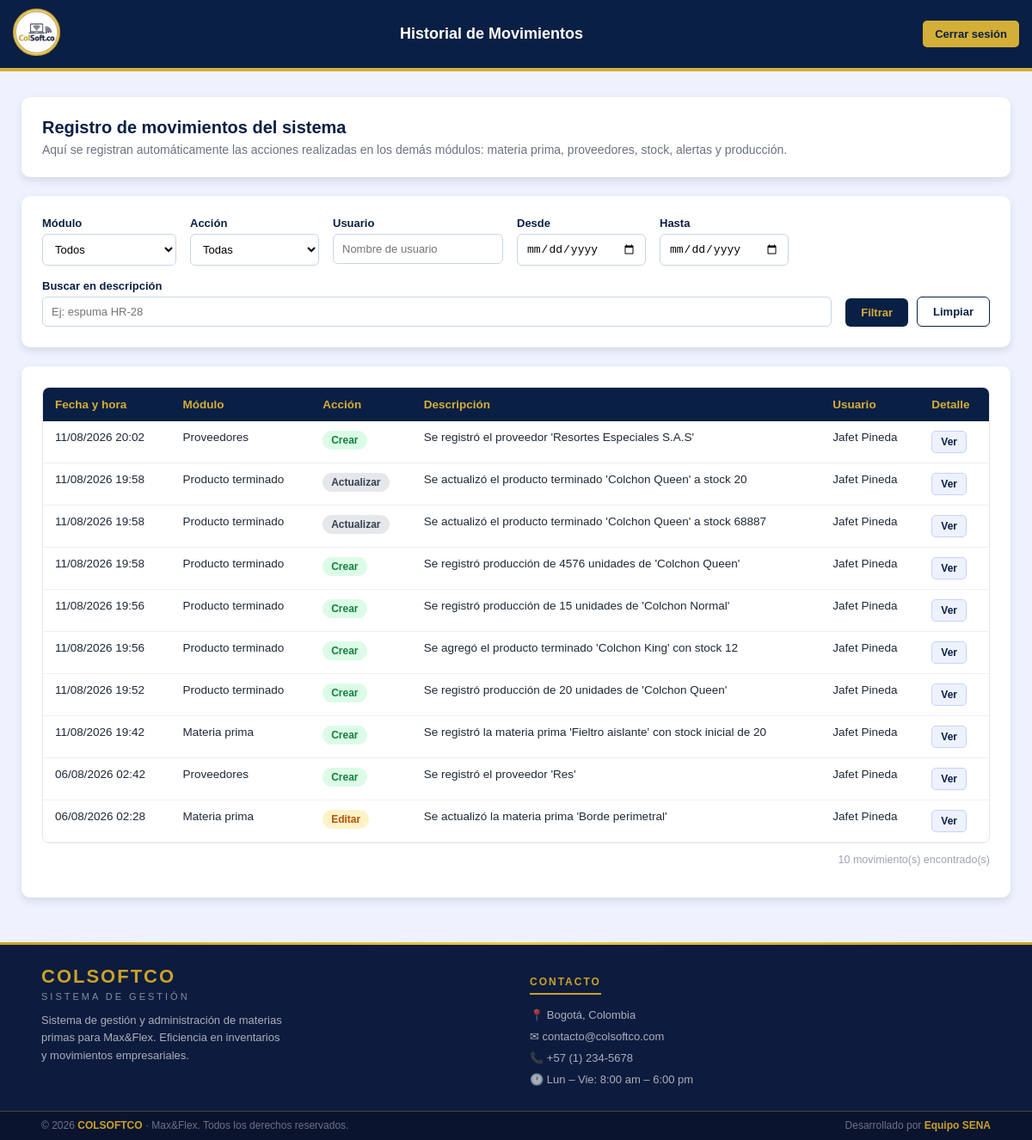
Page /view/historial_movimientos/historial.php (signed in) on the earlier database version.
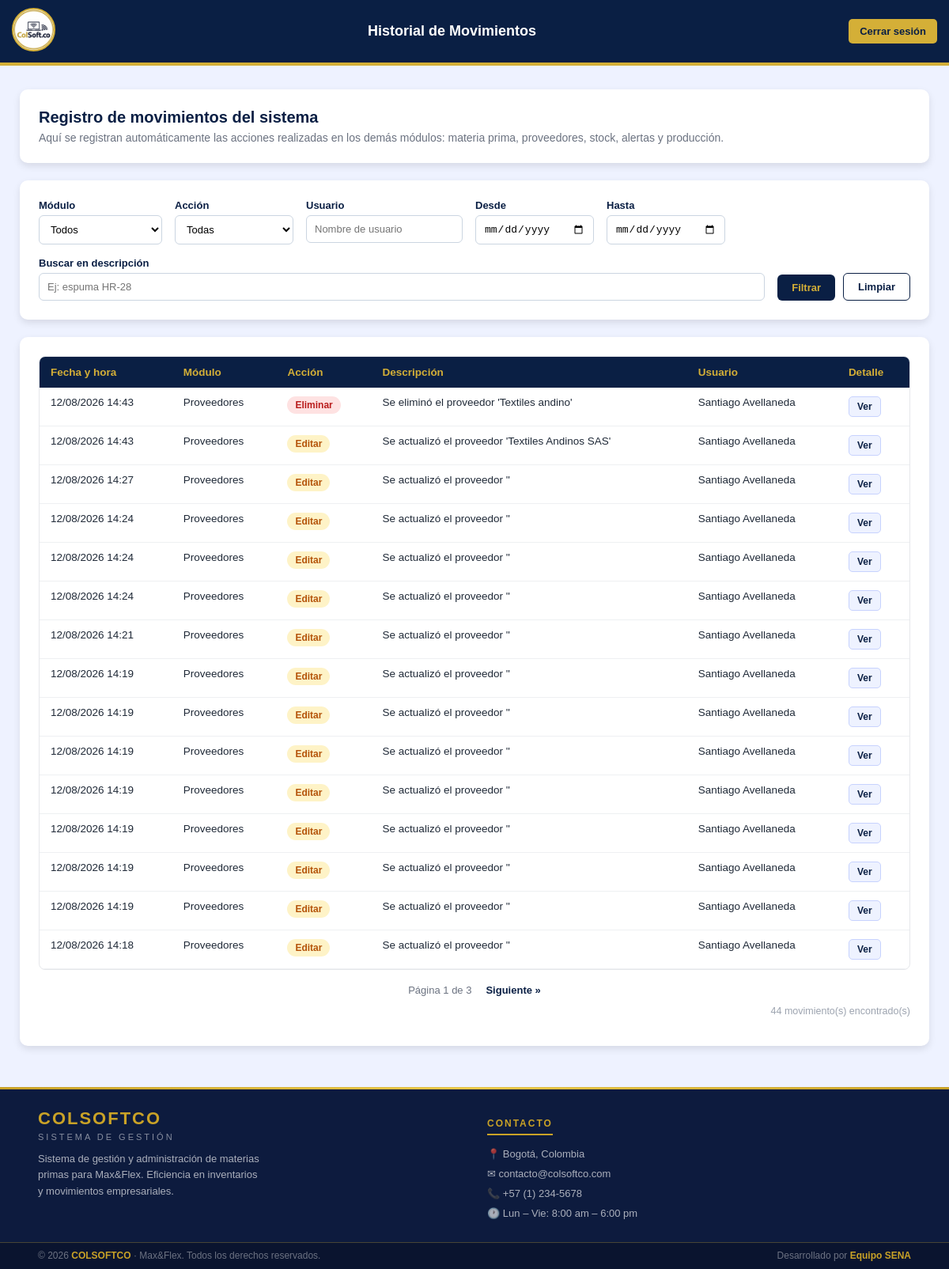
Same page on the later database version.
### tables this page shows
CREATE TABLE `historial_movimientos` (
  `id` int(11) NOT NULL,
  `modulo` varchar(50) NOT NULL,
  `accion` varchar(50) NOT NULL,
  `id_registro` int(11) DEFAULT NULL,
  `descripcion` text NOT NULL,
  `datos_anteriores` longtext DEFAULT NULL CHECK (json_valid(`datos_anteriores`)),
  `datos_nuevos` longtext DEFAULT NULL CHECK (json_valid(`datos_nuevos`)),
  `usuario_id` int(11) DEFAULT NULL,
  `usuario_nombre` varchar(100) NOT NULL,
  `ip` varchar(45) DEFAULT NULL,
  `fecha_hora` datetime NOT NULL DEFAULT current_timestamp()
);

### app/HistorialMovimientos.php (called while the page is built, shortened)
<?php
require_once __DIR__ . '/../config/conexion.php';
class HistorialMovimientos
{
    private PDO $conn;
    public function __construct()
    {
        $this->conexionObj = new Conexion();
        $this->conn = $this->conexionObj->getConnection();
    }
    public function obtener(array $filtros = [], int $pagina = 1, int $porPagina = 20): array
    {
        [$where, $params] = $this->construirFiltros($filtros);
        $offset = max(0, ($pagina - 1) * $porPagina);
        $sql = "SELECT * FROM historial_movimientos
                {$where}
                ORDER BY fecha_hora DESC
                LIMIT :limite OFFSET :offset";
        $stmt = $this->conn->prepare($sql);
        $stmt->bindValue(':limite', $porPagina, PDO::PARAM_INT);
        $stmt->bindValue(':offset', $offset, PDO::PARAM_INT);
        $stmt->execute();
        return $stmt->fetchAll(PDO::FETCH_ASSOC);
    }
    public function contarRegistros(array $filtros = []): int
    {
        [$where, $params] = $this->construirFiltros($filtros);
        $sql = "SELECT COUNT(*) AS total FROM historial_movimientos {$where}";
        $stmt = $this->conn->prepare($sql);
        $stmt->execute();
        return (int) $stmt->fetch(PDO::FETCH_ASSOC)['total'];
    }
    private function construirFiltros(array $filtros): array
    {
        $condiciones = [];
        $params = [];
        $where = count($condiciones) > 0 ? 'WHERE ' . implode(' AND ', $condiciones) : '';
        return [$where, $params];
    }
}

### config/conexion.php (called while the page is built, shortened)
<?php
  class Conexion
  {
    private string $Servidor = "localhost";
    private string $BaseDeDatos = "colsoftco";
    private string $Usuario = "root";
    private string $Password = "";
    public function getConnection(){
      $this->Conector = new PDO(
        "mysql:host=".$this->Servidor.";dbname=".$this->BaseDeDatos,
        $this->Usuario,
        $this->Password
      );
      $this->Conector->exec("set names utf8");
      return $this->Conector;
    }
  }

### view/historial_movimientos/historial.php (the view, shortened to what the changed rows need)
<?php
require_once __DIR__ . '/../../app/HistorialMovimientos.php';
$historial = new HistorialMovimientos();
$filtros = [
    'modulo'       => $_GET['modulo'] ?? '',
    'accion'       => $_GET['accion'] ?? '',
    'usuario'      => $_GET['usuario'] ?? '',
    'fecha_inicio' => $_GET['fecha_inicio'] ?? '',
    'fecha_fin'    => $_GET['fecha_fin'] ?? '',
    'buscar'       => $_GET['buscar'] ?? '',
];
$porPagina = 15;
$pagina    = isset($_GET['pagina']) ? max(1, (int) $_GET['pagina']) : 1;
$totalRegistros = $historial->contarRegistros($filtros);
$totalPaginas   = max(1, (int) ceil($totalRegistros / $porPagina));
$movimientos    = $historial->obtener($filtros, $pagina, $porPagina);
function claseAccion(string $accion): string
{
    return match ($accion) {
        'crear'    => 'badge badge-crear',
        'editar'   => 'badge badge-editar',
        'eliminar' => 'badge badge-eliminar',
        'entrada'  => 'badge badge-entrada',
        'salida'   => 'badge badge-salida',
        default    => 'badge badge-default',
    };
}
function construirQuery(array $filtros, int $pagina): string
{
    $params = array_filter($filtros);
    $params['pagina'] = $pagina;
    return http_build_query($params);
}
?>
<!DOCTYPE html>
<html lang="es">
<head>
    <link rel="stylesheet" href="historial.css">
</head>
<body>
    <header>
        <div class="header-title">
            <h1>Historial de Movimientos</h1>
        </div>
    </header>
    <div class="page-body">
        <main class="content">
            <div class="tarjeta">
                <h2>Registro de movimientos del sistema</h2>
            </div>
            <div class="tarjeta">
                <div class="tabla-wrapper">
                    <table class="tabla-historial">
                        <thead>
                            <tr>
                                <th>Fecha y hora</th>
                                <th>Módulo</th>
                                <th>Acción</th>
                                <th>Descripción</th>
                                <th>Usuario</th>
                                <th>Detalle</th>
                            </tr>
                        </thead>
                        <tbody>
                            <?php if (count($movimientos) === 0): ?>
                                <tr>
                                    <td colspan="6" class="sin-resultados">
                                        No se encontraron movimientos con los filtros seleccionados.
                                    </td>
                                </tr>
                            <?php else: ?>
                                <?php foreach ($movimientos as $mov): ?>
                                    <tr>
                                        <td><?= date('d/m/Y H:i', strtotime($mov['fecha_hora'])) ?></td>
                                        <td><?= htmlspecialchars(ucfirst(str_replace('_', ' ', $mov['modulo']))) ?></td>
                                        <td><span class="<?= claseAccion($mov['accion']) ?>"><?= htmlspecialchars(ucfirst($mov['accion'])) ?></span></td>
                                        <td><?= htmlspecialchars($mov['descripcion']) ?></td>
                                        <td><?= htmlspecialchars($mov['usuario_nombre']) ?></td>
                                        <td>
                                            <?php if ($mov['datos_anteriores'] || $mov['datos_nuevos']): ?>
                                                <button type="button" class="btn-detalle"
                                                    onclick="mostrarDetalle(<?= (int) $mov['id'] ?>)">
                                                    Ver
                                                </button>
                                            <?php else: ?>
                                                —
                                            <?php endif; ?>
                                        </td>
                                    </tr>
                                <?php endforeach; ?>
                            <?php endif; ?>
                        </tbody>
                    </table>
                </div>
                <?php if ($totalPaginas > 1): ?>
                    <div class="paginacion">
                        <span class="pagina-actual">Página <?= $pagina ?> de <?= $totalPaginas ?></span>
                        <?php if ($pagina < $totalPaginas): ?>
                            <a href="?<?= construirQuery($filtros, $pagina + 1) ?>" class="pagina-link">Siguiente &raquo;</a>
                        <?php endif; ?>
                    </div>
                <?php endif; ?>
                <p class="total-resultados"><?= $totalRegistros ?> movimiento(s) encontrado(s)</p>
            </div>
        </main>
    </div>
</body>
</html>

Differences in the rows shown:
no longer on this page (row unchanged): historial_movimientos: fecha_hora "11/08/2026 20:02", modulo "Proveedores", accion "Crear", descripcion "Se registró el proveedor 'Resortes Especiales S.A.S'", usuario_nombre "Jafet Pineda"
no longer on this page (row unchanged): historial_movimientos: fecha_hora "11/08/2026 19:58", modulo "Producto terminado", accion "Actualizar", descripcion "Se actualizó el producto terminado 'Colchon Queen' a stock 20", usuario_nombre "Jafet Pineda"
no longer on this page (row unchanged): historial_movimientos: fecha_hora "11/08/2026 19:58", modulo "Producto terminado", accion "Actualizar", descripcion "Se actualizó el producto terminado 'Colchon Queen' a stock 68887", usuario_nombre "Jafet Pineda"
no longer on this page (row unchanged): historial_movimientos: fecha_hora "11/08/2026 19:58", modulo "Producto terminado", accion "Crear", descripcion "Se registró producción de 4576 unidades de 'Colchon Queen'", usuario_nombre "Jafet Pineda"
no longer on this page (row unchanged): historial_movimientos: fecha_hora "11/08/2026 19:56", modulo "Producto terminado", accion "Crear", descripcion "Se registró producción de 15 unidades de 'Colchon Normal'", usuario_nombre "Jafet Pineda"
no longer on this page (row unchanged): historial_movimientos: fecha_hora "11/08/2026 19:56", modulo "Producto terminado", accion "Crear", descripcion "Se agregó el producto terminado 'Colchon King' con stock 12", usuario_nombre "Jafet Pineda"
no longer on this page (row unchanged): historial_movimientos: fecha_hora "11/08/2026 19:52", modulo "Producto terminado", accion "Crear", descripcion "Se registró producción de 20 unidades de 'Colchon Queen'", usuario_nombre "Jafet Pineda"
no longer on this page (row unchanged): historial_movimientos: fecha_hora "11/08/2026 19:42", modulo "Materia prima", accion "Crear", descripcion "Se registró la materia prima 'Fieltro aislante' con stock inicial de 20", usuario_nombre "Jafet Pineda"
no longer on this page (row unchanged): historial_movimientos: fecha_hora "06/08/2026 02:42", modulo "Proveedores", accion "Crear", descripcion "Se registró el proveedor 'Res'", usuario_nombre "Jafet Pineda"
no longer on this page (row unchanged): historial_movimientos: fecha_hora "06/08/2026 02:28", modulo "Materia prima", accion "Editar", descripcion "Se actualizó la materia prima 'Borde perimetral'", usuario_nombre "Jafet Pineda"
added historial_movimientos: fecha_hora "12/08/2026 14:43", modulo "Proveedores", accion "Eliminar", descripcion "Se eliminó el proveedor 'Textiles andino'", usuario_nombre "Santiago Avellaneda"
added historial_movimientos: fecha_hora "12/08/2026 14:43", modulo "Proveedores", accion "Editar", descripcion "Se actualizó el proveedor 'Textiles Andinos SAS'", usuario_nombre "Santiago Avellaneda"
added historial_movimientos: fecha_hora "12/08/2026 14:27", modulo "Proveedores", accion "Editar", descripcion "Se actualizó el proveedor ''", usuario_nombre "Santiago Avellaneda"
added historial_movimientos: fecha_hora "12/08/2026 14:24", modulo "Proveedores", accion "Editar", descripcion "Se actualizó el proveedor ''", usuario_nombre "Santiago Avellaneda"
added historial_movimientos: fecha_hora "12/08/2026 14:24", modulo "Proveedores", accion "Editar", descripcion "Se actualizó el proveedor ''", usuario_nombre "Santiago Avellaneda"
added historial_movimientos: fecha_hora "12/08/2026 14:24", modulo "Proveedores", accion "Editar", descripcion "Se actualizó el proveedor ''", usuario_nombre "Santiago Avellaneda"
added historial_movimientos: fecha_hora "12/08/2026 14:21", modulo "Proveedores", accion "Editar", descripcion "Se actualizó el proveedor ''", usuario_nombre "Santiago Avellaneda"
added historial_movimientos: fecha_hora "12/08/2026 14:19", modulo "Proveedores", accion "Editar", descripcion "Se actualizó el proveedor ''", usuario_nombre "Santiago Avellaneda"
added historial_movimientos: fecha_hora "12/08/2026 14:19", modulo "Proveedores", accion "Editar", descripcion "Se actualizó el proveedor ''", usuario_nombre "Santiago Avellaneda"
added historial_movimientos: fecha_hora "12/08/2026 14:19", modulo "Proveedores", accion "Editar", descripcion "Se actualizó el proveedor ''", usuario_nombre "Santiago Avellaneda"
added historial_movimientos: fecha_hora "12/08/2026 14:19", modulo "Proveedores", accion "Editar", descripcion "Se actualizó el proveedor ''", usuario_nombre "Santiago Avellaneda"
added historial_movimientos: fecha_hora "12/08/2026 14:19", modulo "Proveedores", accion "Editar", descripcion "Se actualizó el proveedor ''", usuario_nombre "Santiago Avellaneda"
added historial_movimientos: fecha_hora "12/08/2026 14:19", modulo "Proveedores", accion "Editar", descripcion "Se actualizó el proveedor ''", usuario_nombre "Santiago Avellaneda"
added historial_movimientos: fecha_hora "12/08/2026 14:19", modulo "Proveedores", accion "Editar", descripcion "Se actualizó el proveedor ''", usuario_nombre "Santiago Avellaneda"
added historial_movimientos: fecha_hora "12/08/2026 14:18", modulo "Proveedores", accion "Editar", descripcion "Se actualizó el proveedor ''", usuario_nombre "Santiago Avellaneda"
Other differences:
$pagina: (not shown) → "1"
$totalPaginas: (not shown) → "3"
$totalRegistros: "10" → "44"
text now shown: "Página de Siguiente »"
